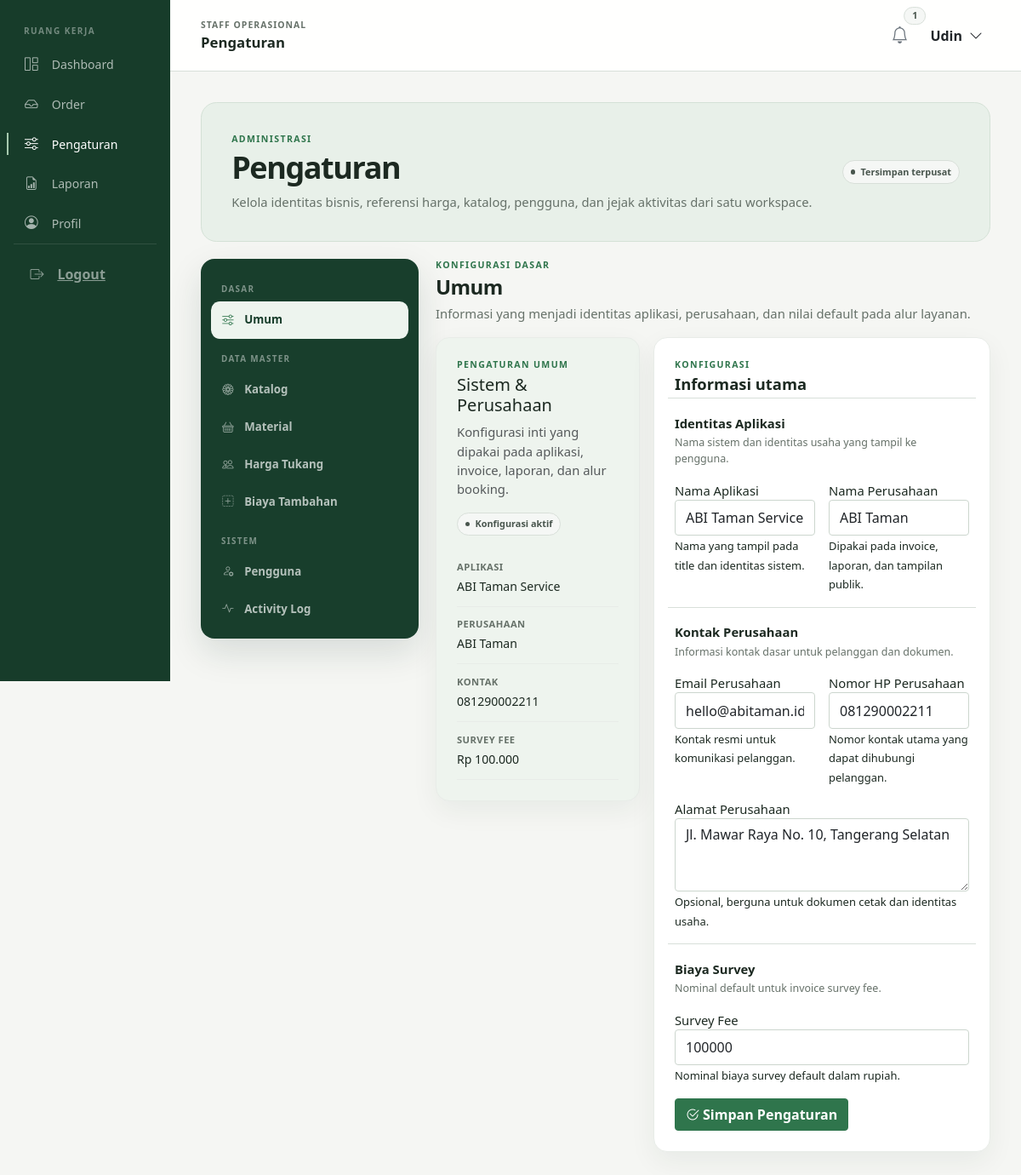
/dashboard.php?page=settings (signed in), run on the app's committed database.
### tables this page shows
CREATE TABLE `users` (
  `id` int(10) unsigned NOT NULL AUTO_INCREMENT,
  `name` varchar(150) NOT NULL,
  `email` varchar(150) NOT NULL,
  `password` varchar(255) NOT NULL,
  `role` enum('customer','pekerja_lapangan','staff','boss') NOT NULL,
  `phone` varchar(30) DEFAULT NULL,
  `address` text DEFAULT NULL,
  `avatar` varchar(255) DEFAULT NULL,
  `status` enum('active','inactive') NOT NULL DEFAULT 'active',
  `last_login_at` datetime DEFAULT NULL,
  `created_at` datetime NOT NULL DEFAULT current_timestamp(),
  `updated_at` datetime NOT NULL DEFAULT current_timestamp() ON UPDATE current_timestamp(),
  PRIMARY KEY (`id`),
  UNIQUE KEY `email` (`email`)
);

CREATE TABLE `settings` (
  `id` int(10) unsigned NOT NULL AUTO_INCREMENT,
  `setting_key` varchar(100) NOT NULL,
  `setting_value` text DEFAULT NULL,
  `created_at` datetime NOT NULL DEFAULT current_timestamp(),
  `updated_at` datetime NOT NULL DEFAULT current_timestamp() ON UPDATE current_timestamp(),
  PRIMARY KEY (`id`),
  UNIQUE KEY `setting_key` (`setting_key`)
);

### config/database.php (called while the page is built, shortened)
<?php
function db(): PDO
{
    static $pdo = null;
    if ($pdo === null) {
        $host   = $_ENV['DB_HOST'];
        $port   = $_ENV['DB_PORT'];
        $name   = $_ENV['DB_DATABASE'];
        $user   = $_ENV['DB_USERNAME'];
        $pass   = $_ENV['DB_PASSWORD'];
        $socket = trim($_ENV['DB_SOCKET'] ?? '');
        if ($socket !== '') {
            $dsn = "mysql:unix_socket={$socket};dbname={$name};charset=utf8mb4";
        } else {
            $dsn = "mysql:host={$host};port={$port};dbname={$name};charset=utf8mb4";
        }
        $options = [
            PDO::ATTR_ERRMODE            => PDO::ERRMODE_EXCEPTION,
            PDO::ATTR_DEFAULT_FETCH_MODE => PDO::FETCH_ASSOC,
            PDO::ATTR_EMULATE_PREPARES   => false,
        ];
        $pdo = new PDO($dsn, $user, $pass, $options);
    }
    return $pdo;
}
function db_query(string $sql, array $params = []): array
{
    $stmt = db()->prepare($sql);
    $stmt->execute($params);
    return $stmt->fetchAll();
}
function db_first(string $sql, array $params = []): ?array
{
    $stmt = db()->prepare($sql);
    $stmt->execute($params);
    $row = $stmt->fetch();
    return $row ?: null;
}
function setting(string $key, string $default = ''): string
{
    $row = db_first('SELECT setting_value FROM settings WHERE setting_key = ?', [$key]);
    return $row ? $row['setting_value'] : $default;
}

### data/session_helper.php (called while the page is built, shortened)
<?php
function h($value): string
{
    return htmlspecialchars((string) $value, ENT_QUOTES, 'UTF-8');
}
function format_rupiah($amount): string
{
    return 'Rp ' . number_format((float) $amount, 0, ',', '.');
}
function user_avatar_initial(string $name): string
{
    $parts = preg_split('/\s+/', trim($name));
    $initials = strtoupper(mb_substr($parts[0] ?? 'U', 0, 1));
    return $initials;
}
function normalize_user(array $user): array
{
    $user['avatar_initial'] = user_avatar_initial($user['name'] ?? $user['nama'] ?? 'User');
    $user['nama'] = $user['name'] ?? $user['nama'] ?? 'User';
    $user['no_hp'] = $user['phone'] ?? $user['no_hp'] ?? '';
    return $user;
}
function current_user(): ?array
{
    return isset($_SESSION['abi_user']) ? normalize_user($_SESSION['abi_user']) : null;
}
function refresh_current_user(): void
{
    $user = current_user();
    $fresh = db_first('SELECT id, name, email, role, phone, address, avatar, status FROM users WHERE id = ?', [$user['id']]);
}
function role_label(string $role): string
{
    return match ($role) {
        'customer' => 'Customer',
        'pekerja_lapangan' => 'Pekerja Lapangan',
        'staff' => 'Staff Operasional',
        'boss' => 'Boss',
        default => 'User',
    };
}
function page_label(string $page, string $role): string
{
    $bookingWorkflowLabels = match ($page) {
        'booking_schedule' => match ($role) {
            'pekerja_lapangan' => 'Tugas Survey',
            'boss' => 'Monitoring Jadwal',
            default => 'Jadwal Survey',
        },
        'booking_survey' => match ($role) {
            'pekerja_lapangan' => 'Input Survey',
            'boss' => 'Monitoring Survey',
            default => 'Hasil Survey',
        },
        'booking_estimate' => match ($role) {
            'customer' => 'Estimasi Saya',
            'pekerja_lapangan' => 'Buat Estimasi',
            'boss' => 'Monitoring Estimasi',
            default => 'Estimasi Booking',
        },
        'booking_work' => match ($role) {
            'customer' => 'Progress Pekerjaan',
            'pekerja_lapangan' => 'Pekerjaan Saya',
            'boss' => 'Monitoring Pekerjaan',
            default => 'Pekerjaan',
        },
        'booking_invoice' => match ($role) {
            'customer' => 'Invoice Saya',
            'boss' => 'Monitoring Invoice',
            default => 'Invoice Final',
        },
        'booking_payment' => match ($role) {
            'customer' => 'Pembayaran Saya',
            'boss' => 'Monitoring Pembayaran',
            default => 'Pembayaran',
        },
        default => null,
    };
    return [
        'order' => $role === 'customer' ? 'Order Saya' : 'Order',
        'tasks' => 'Tugas Saya',
        'monitoring' => 'Monitoring',
        'catalog' => 'Katalog Layanan',
        'booking' => $role === 'customer' ? 'Booking Saya' : 'Booking Masuk',
        'booking_detail' => 'Detail Order',
        'estimate_detail' => 'Detail Estimasi',
        'revision_detail' => 'Detail Revisi',
        'invoice_detail' => 'Detail Invoice',
        'payment_detail' => 'Detail Pembayaran',
        'customers' => 'Customer',
        'schedules' => 'Jadwal Survey',
        'pekerja_lapangan' => 'Pekerja Lapangan',
        'materials' => 'Bahan Baku',
        'labor_rates' => 'Harga Tukang',
        'additional_costs' => 'Biaya Tambahan',
        'estimates' => 'Estimasi',
        'revisions' => 'Revisi Estimasi',
        'works' => 'Pekerjaan Saya',
        'invoices' => 'Invoice Final',
        'payments' => 'Pembayaran',
        'users' => 'User Management',
        'settings' => 'Pengaturan',
        'reports' => 'Laporan',
        'activity_logs' => 'Activity Log',
        'progress' => 'Progress Pekerjaan',
        'profil' => 'Profil',
        'monitoring_booking' => 'Monitoring Booking',
        'monitoring_works' => 'Monitoring Pekerjaan',
        'monitoring_pekerja_lapangan' => 'Monitoring Pekerja Lapangan',
        'monitoring_estimates' => 'Monitoring Estimasi',
        'monitoring_invoices' => 'Monitoring Invoice',
        'monitoring_payments' => 'Monitoring Pembayaran',
        'surveys' => 'Tugas Survey',
    ][$page] ?? 'Dashboard';
}
    ?>

### pages/commerce_page.php (the view, shortened to what this page needs)
    <?php
if ($page === 'settings') {
    $appName = setting('app_name', 'ABI Taman');
    $companyName = setting('company_name', 'ABI Taman');
    $companyEmail = setting('company_email', '');
    $companyPhone = setting('company_phone', '');
    $companyAddress = setting('company_address', '');
    $surveyFeeAmount = setting('survey_fee_amount', '0');
    $settingsFields = [
        'app_name' => [
            'label' => 'Nama Aplikasi',
            'type' => 'text',
            'value' => $appName,
            'hint' => 'Nama yang tampil pada title dan identitas sistem.',
        ],
        'company_name' => [
            'label' => 'Nama Perusahaan',
            'type' => 'text',
            'value' => $companyName,
            'hint' => 'Dipakai pada invoice, laporan, dan tampilan publik.',
        ],
        'company_email' => [
            'label' => 'Email Perusahaan',
            'type' => 'email',
            'value' => $companyEmail,
            'hint' => 'Kontak resmi untuk komunikasi pelanggan.',
        ],
        'company_phone' => [
            'label' => 'Nomor HP Perusahaan',
            'type' => 'tel',
            'value' => $companyPhone,
            'hint' => 'Nomor kontak utama yang dapat dihubungi pelanggan.',
        ],
        'company_address' => [
            'label' => 'Alamat Perusahaan',
            'type' => 'textarea',
            'value' => $companyAddress,
            'hint' => 'Opsional, berguna untuk dokumen cetak dan identitas usaha.',
        ],
        'survey_fee_amount' => [
            'label' => 'Survey Fee',
            'type' => 'number',
            'value' => $surveyFeeAmount,
            'hint' => 'Nominal biaya survey default dalam rupiah.',
        ],
    ];
    ?>
    <header class="settings-section-head">
        <div>
            <p class="eyebrow">Konfigurasi dasar</p>
            <h2>Umum</h2>
            <p>Informasi yang menjadi identitas aplikasi, perusahaan, dan nilai default pada alur layanan.</p>
        </div>
    </header>
    <section class="settings-general-grid">
        <aside class="settings-card settings-overview">
            <p class="eyebrow">Pengaturan umum</p>
            <h2 class="h4 mb-2">Sistem &amp; Perusahaan</h2>
            <p class="text-muted">Konfigurasi inti yang dipakai pada aplikasi, invoice, laporan, dan alur booking.</p>
            <span class="status-label">Konfigurasi aktif</span>
            <dl class="profile-meta mt-3">
                <div><dt>Aplikasi</dt><dd><?= h($appName) ?></dd></div>
                <div><dt>Perusahaan</dt><dd><?= h($companyName) ?></dd></div>
                <div><dt>Kontak</dt><dd><?= h($companyPhone ?: $companyEmail ?: 'Belum diisi') ?></dd></div>
                <div><dt>Survey Fee</dt><dd><?= format_rupiah((int) $surveyFeeAmount) ?></dd></div>
            </dl>
        </aside>
        <section class="settings-card settings-form-card">
            <div class="section-heading">
                <div>
                    <p class="eyebrow">Konfigurasi</p>
                    <h2>Informasi utama</h2>
                </div>
            </div>
            <form data-api-form class="row g-3" method="post">
                <div class="col-12 form-section-label">
                    <div><strong>Identitas Aplikasi</strong><span>Nama sistem dan identitas usaha yang tampil ke pengguna.</span></div>
                </div>
                <?php foreach (['app_name', 'company_name'] as $key): $field = $settingsFields[$key]; ?>
                    <label class="col-md-6"><?= h($field['label']) ?><input class="form-control" type="<?= h($field['type']) ?>" name="<?= h($key) ?>" value="<?= h($field['value']) ?>"><small><?= h($field['hint']) ?></small></label>
                <?php endforeach; ?>
                <div class="col-12 form-section-label">
                    <div><strong>Kontak Perusahaan</strong><span>Informasi kontak dasar untuk pelanggan dan dokumen.</span></div>
                </div>
                <?php foreach (['company_email', 'company_phone'] as $key): $field = $settingsFields[$key]; ?>
                    <label class="col-md-6"><?= h($field['label']) ?><input class="form-control" type="<?= h($field['type']) ?>" name="<?= h($key) ?>" value="<?= h($field['value']) ?>"><small><?= h($field['hint']) ?></small></label>
                <?php endforeach; ?>
                <?php $addressField = $settingsFields['company_address']; ?>
                <label class="col-12"><?= h($addressField['label']) ?><textarea class="form-control" name="company_address" rows="3"><?= h($addressField['value']) ?></textarea><small><?= h($addressField['hint']) ?></small></label>
                <div class="col-12 form-section-label">
                    <div><strong>Biaya Survey</strong><span>Nominal default untuk invoice survey fee.</span></div>
                </div>
                <?php $feeField = $settingsFields['survey_fee_amount']; ?>
                <label class="col-12"><?= h($feeField['label']) ?><input class="form-control" type="number" min="0" step="1000" name="survey_fee_amount" value="<?= h($feeField['value']) ?>"><small><?= h($feeField['hint']) ?></small></label>
                <div class="col-12 d-flex flex-wrap gap-2">
                    <button class="btn btn-primary" type="submit"><i class="bi bi-check2-circle me-1"></i>Simpan Pengaturan</button>
                </div>
            </form>
        </section>
    </section>
    <?php
    return;
}
    ?>

### partials/topbar.php (shortened to what this page needs)
<header class="navbar sticky-top app-topbar">
    <div class="d-flex align-items-center gap-3">
        <div class="app-topbar-title">
            <span><?= h(role_label($role)) ?></span>
            <h1><?= h($pageTitle) ?></h1>
        </div>
    </div>
    <div class="d-flex align-items-center gap-2">
        <?php $roleNotifications = $notifications ?? []; ?>
        <div class="dropdown">
            <button class="btn btn-link p-2 position-relative text-secondary" type="button"
                    data-bs-toggle="dropdown" aria-expanded="false" aria-label="Notifikasi">
                <i class="bi bi-bell fs-5"></i>
                <?php if ($roleNotifications): ?>
                    <span class="position-absolute top-0 start-100 translate-middle badge rounded-pill bg-danger" data-notification-count>
                        <?= count($roleNotifications) ?>
                    </span>
                <?php else: ?>
                    <span class="d-none" data-notification-count>0</span>
                <?php endif; ?>
            </button>
        </div>
        <div class="dropdown">
            <button class="btn btn-link text-dark text-decoration-none d-flex align-items-center gap-2 px-2"
                    type="button" data-bs-toggle="dropdown" aria-expanded="false" aria-label="Menu akun">
                <span class="fw-semibold"><?= h($user['name'] ?? $user['nama']) ?></span>
                <i class="bi bi-chevron-down"></i>
            </button>
        </div>
    </div>
</header>

### data on the page
users: role "STAFF OPERASIONAL", role "Pengaturan", name "Udin"
settings: setting_value "ABI Taman Service"
settings: setting_value "ABI Taman"
settings: setting_value "081290002211"
settings: setting_value "Rp 100.000"

### other printed values
$item['label'] "Dashboard"
$item['label'] "Order"
$item['label'] "Pengaturan"
$item['label'] "Laporan"
$item['label'] "Profil"
count($roleNotifications) "1"
$group "DASAR"
$label "Umum"
$group "DATA MASTER"
$label "Katalog"
$label "Material"
$label "Harga Tukang"
$label "Biaya Tambahan"
$group "SISTEM"
$label "Pengguna"
